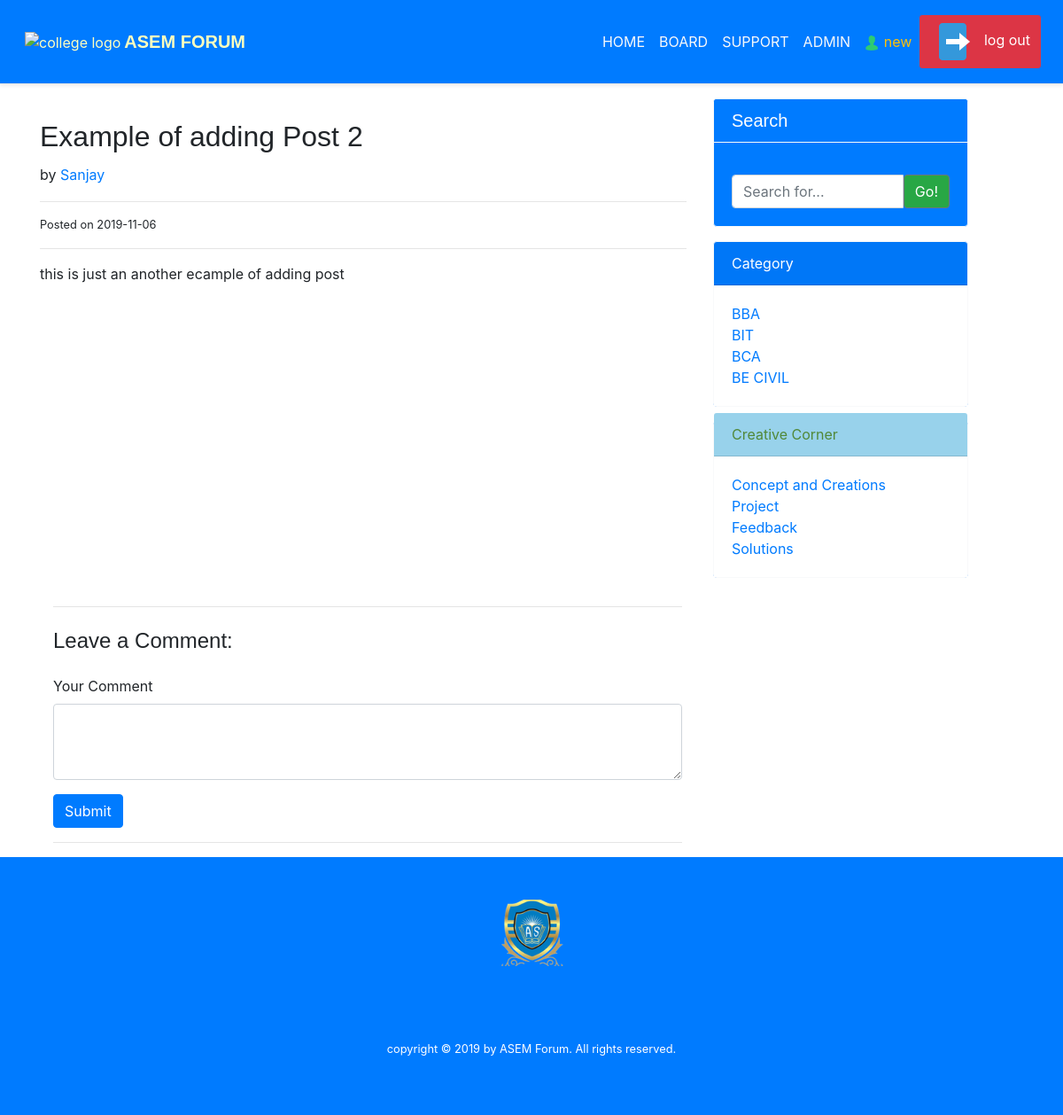
The page /post.php?p_id=29 (signed in) on the database its author committed.
### tables this page shows
CREATE TABLE `posts` (
  `post_id` int(4) NOT NULL,
  `post_cat_id` int(9) NOT NULL,
  `post_title` varchar(255) NOT NULL,
  `post_user` varchar(255) NOT NULL,
  `post_date` date NOT NULL,
  `post_content` text NOT NULL,
  `post_tags` varchar(255) NOT NULL,
  `post_comment_count` int(11) NOT NULL DEFAULT '0',
  `post_status` varchar(255) NOT NULL DEFAULT 'draft ',
  `post_views_count` int(11) NOT NULL DEFAULT '0'
);

CREATE TABLE `faculty` (
  `fac_id` int(2) NOT NULL,
  `fac_name` varchar(40) NOT NULL
);

CREATE TABLE `corner` (
  `ctv_id` int(4) NOT NULL,
  `ctv_name` varchar(40) NOT NULL
);

### post.php (the view, shortened to what this page needs)
<?php include "includes/header.php"; ?>
<?php include "includes/nav.php";?>
<div class="container">
  <div class="row">
<div class="col-lg-8">
    <?php
    if(isset($_GET['p_id'])) {
    $the_post_id = $_GET['p_id'];
    $query = "SELECT * FROM posts where post_id = $the_post_id ";
    $sel_all_posts_query = mysqli_query($connection, $query);
    while($row = mysqli_fetch_assoc($sel_all_posts_query)) {
    $post_id = $row['post_id'];
    $post_title = $row['post_title'];
    $post_user = $row['post_user'];
    $post_date = $row['post_date'];
    $post_content = $row['post_content'];
    ?>
        <h2 class="mt-4"><?php echo $post_title; ?></h2>
    <p class="lead"><small>
        by
        <a href="user_posts.php?user=<?php echo $post_user; ?>&p_id=<?php echo $post_id;  ?>"><?php echo $post_user;  ?></a></small>
    </p>
    <hr>
    <small>
    <p>Posted on <?php echo $post_date; ?></p></small>
    <hr>
    <p class="text-muted">
    <?php echo $post_content;  ?></p>
    <?php } } else {
    header("location: index.php");
    }
    ?>
</div>
    <div class="col-md-4">
        <?php
        include "includes/category.php";
        ?>
    </div><div class="container">
       <div class="col-lg-8">
    <div class="well"><hr>
        <h4 class="my-4">Leave a Comment:</h4>
            <form action="" method="post" role="form">
                <div class="form-group">
                    <label for="comment">Your Comment</label>
                    <textarea name="comment_content" class="form-control" rows="3"></textarea>
                </div>
                <button type="submit" name="create_comment" class="btn btn-primary">Submit</button>
            </form>
    </div><hr>
</div>
        </div>
<?php
include "includes/footer.php";
?>

### includes/category.php
<div class="card border-light text-white bg-primary mb-3" style="max-width: 18rem;">
                    <h5 class="card-header border-light text-white bg-primary mb-3">Search</h5>
<form action="search.php" method="post">
                    <div class="card-body">
                        <div class="input-group ">
                            <input name="search" type="text" class="form-control" placeholder="Search for...">
                            <span class="input-group-btn ">
                                <button name="submit" class="btn btn-secondary bg-success" type="submit">Go!</button>
                            </span>
                        </div>
                    </div>
</form>
    </div>
<div class="card border-light text-white bg-primary mb-3" style="max-width: 18rem;">
<?php
$query = "select * from faculty";
$sel_all_fac_query = mysqli_query($connection, $query);
?>
        <div class="card-header">Category</div>
        <div id="cbd" class="card-body">
          <ul class="list-unstyled mb-0">
          <?php
          while($row = mysqli_fetch_assoc($sel_all_fac_query)) {
            $fac_name = $row['fac_name'];
            $fac_id = $row['fac_id'];
            echo "<li> <a href='faculty.php?faculty=$fac_id'>{$fac_name} </a> </li>" ;
         }
          ?>
          </ul>
        </div>
      </div>
      <div class="card border-light text-white bg-primary mb-3" style="max-width: 18rem;">
      <?php
$query = "select * from corner";
$sel_all_corn_query = mysqli_query($connection, $query);
?>
        <div id="cbdh" class="card-header">Creative Corner</div>
        <div id="cbd" class="card-body">
          <ul class="list-unstyled mb-0">
          <?php
          while($row = mysqli_fetch_assoc($sel_all_corn_query)) {
            $ctv_name = $row['ctv_name'];
            echo "<li> <a href='#'>{$ctv_name} </a> </li>" ;
         }
          ?>
          </ul>
        </div>
      </div>
    </div>
  </div>

### resources/css/flexbox.css (style rules this page uses)
#cbd { background-color: #fff; color: #000; }
#cbdh { background-color: #98D2EB; color: rgb(81, 136, 56); margin-top: -10px; }
.card { box-shadow: 5px 5px 5px #fff; }

### includes/nav.php (style rules this page uses)
h1, h2, h3, h4 ,h5 { font-size: 1.8rem; font-family: 'Crimson Text', serif; }

### rows shown on the page
posts: post_title "Example of adding Post 2", post_user "Sanjay", post_date "2019-11-06", post_content "this is just an another ecample of adding post"
faculty: fac_name "BBA"
faculty: fac_name "BIT"
faculty: fac_name "BCA"
faculty: fac_name "BE CIVIL"
corner: ctv_name "Concept and Creations"
corner: ctv_name "Project"
corner: ctv_name "Feedback"
corner: ctv_name "Solutions"

### other values the page prints
$_SESSION['username'] "new"
